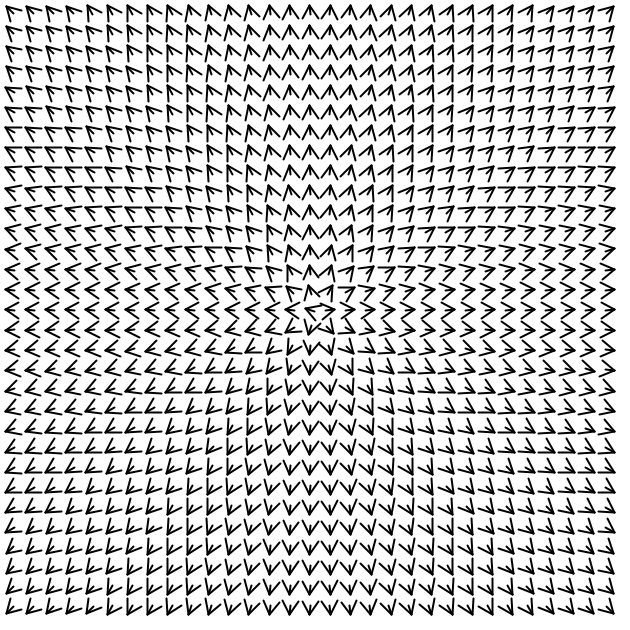
Frame 1 (no input)
Frame 60 (the mouse pressed at the canvas centre just before this capture): identical to frame 1, image omitted
Frame 120 (the mouse held since frame 60 and released just before this capture): identical to frame 1, image omitted

The Processing sketch that drew this single still picture (run headless with seeded random() and noise(); from frame 60 on, the mouse is pressed at the canvas centre):

// Processing sketch: canvas_210831
// ── canvas_210831.pde

int margin_x = 150;
int margin_y = 60;
int len = 20;
int w, h;
int cols, rows;
float off;
int scl = 2;

Cell grid[][];

void setup () {
  size(630, 630);
  background(255);
  
  cols = floor(width / len);
  rows = floor(height / len);
  
  grid = new Cell[cols][rows];
  
  for (int i = 0; i < cols; i++) {
    for (int j = 0; j < rows; j++) {
      grid[i][j] = new Cell(i, j);
      //grid[i][j].show();
    }
  }
}

void draw(){
  background(255);
  for (int i = 0; i < cols; i++) {
    for (int j = 0; j < rows; j++) {
      grid[i][j].update();
      grid[i][j].show();
    }
  }
}

PVector vector__field (float x, float y) {
  x = map(x, 0, width, -3, 3);
  y = map(y, 0, height, -3, 3);
  
  float u = x;
  float v = y;
  
  return new PVector(u, v);
}

class Cell {
  int i, j;  
  PVector vec;  float arg;
  float mag;  
  float inc = 2.02;
  Cell (int _i, int _j) {
    i = _i;
    j = _j;
    
    float x = (i + 0.5) * len;
    float y = (j + 0.5) * len;
    
    vec = vector__field(x, y);
    mag = vec.mag();
    arg = vec.heading();
  }
  
  void update() {
    float x = (i + 0.5) * len;
    float y = (j + 0.5) * len;
    inc += random(inc);
    vec = vector__field(x, y+PI);
    mag = vec.mag();
    arg = vec.heading();
  }
  
  void show () {
  if (mag != 0) {
    push();
    strokeWeight(2);
    stroke(0);    float r = 8; 
    float l = len;
    float buffer = 5;    translate((i + 0.5) * l, (j + 0.5) * l);
    rotate(arg);
    line(-l/2 + buffer, 0, l/2 - buffer, 0);
    
    translate(l/2 - buffer, 0);   
    float a = radians(150);
    float x1 = scl * r * cos(a);
    float y1 = scl * r * sin(a);
    
    line(0, 0, x1, y1);  
    line(0, 0, x1, -y1);
      
    pop();
  }
}
}
